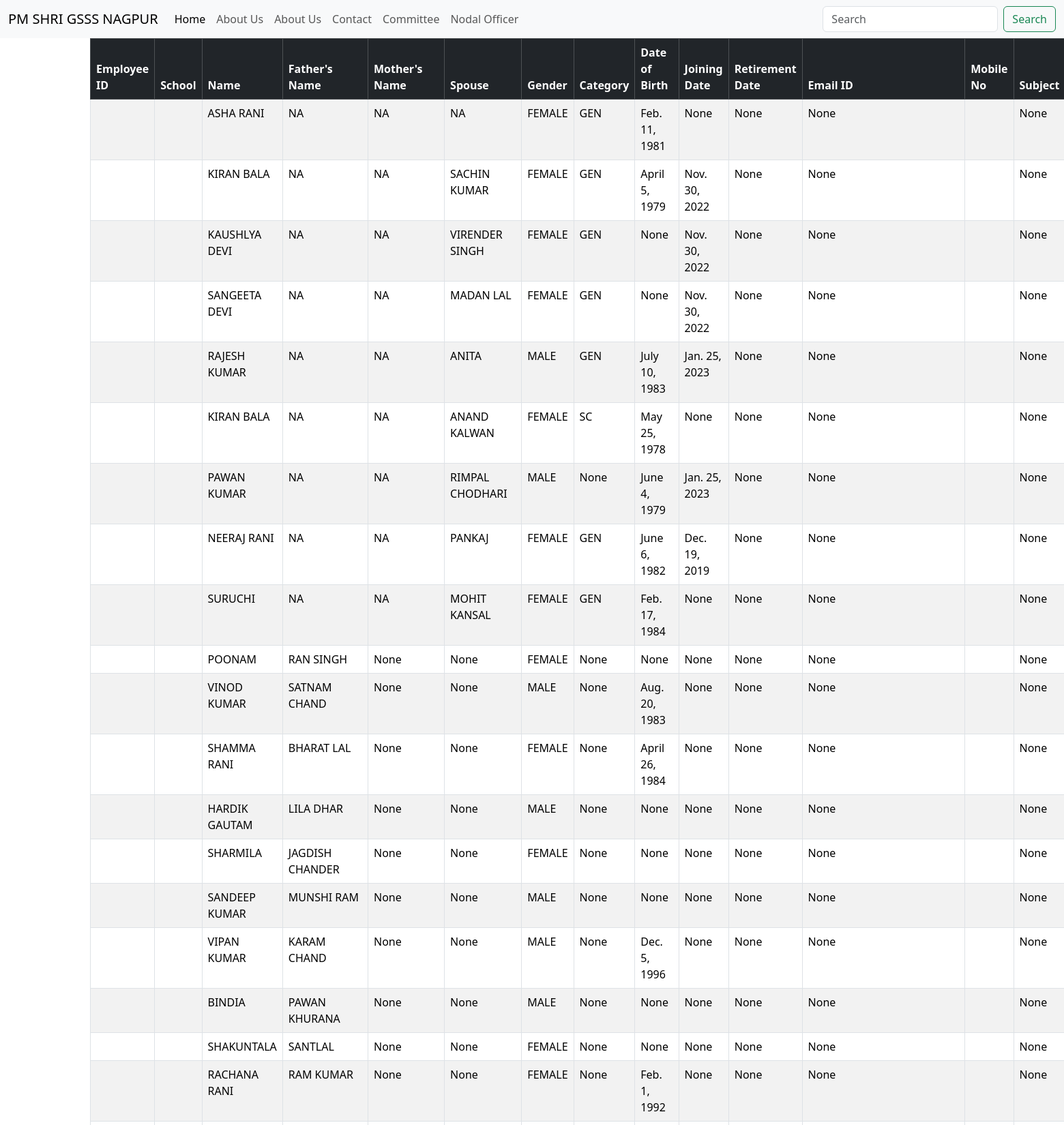
The page / (upper part) on the database its author committed.
### cms/models.py (models this page shows, shortened)
class Staff(models.Model):
  employee_id = models.CharField(max_length=20, unique=True,blank=True, null=True)
  name = models.CharField(max_length=50)
  father_name = models.CharField(max_length=50, null=True,blank=True)
  mother_name = models.CharField(max_length=50,null=True, blank=True)
  spouse_name = models.CharField(max_length=50, null=True,blank=True)
  GENDER_CHOICES = (
        ('MALE', 'Male'),
        ('FEMALE', 'Female'),
        ('OTHER', 'Other'),
    )
  gender = models.CharField(max_length=6, choices=GENDER_CHOICES)
  aadhar_number = models.CharField(max_length=12, unique=True,null=True, blank=True)
  designation = models.CharField(max_length=40,null=True, blank=True)
  CATEGORY_CHOICES = (
    ('GEN', 'General'),
    ('SC', 'Scheduled Caste'),
    ('ST', 'Scheduled Tribe'),
    ('OBC', 'Other Backward Class'),
    ('EWS', 'Economically Weaker Section'),
    ('OTHER', 'Other'),
    )
  category = models.CharField(max_length=50, choices=CATEGORY_CHOICES, null=True,blank=True)
  date_of_birth = models.DateField(null=True, blank=True)
  joining_date = models.DateField(null=True, blank=True)
  current_joining_date = models.DateField(null=True, blank=True)
  retirement_date = models.DateField(null=True, blank=True)
  subject = models.ForeignKey(Subject, on_delete=models.PROTECT, related_name='Staff',null=True, blank=True)
  email = models.EmailField(unique=True, blank=True,null=True)
  mobile_number = models.CharField(max_length=15, null=True,blank=True)
  teaching_subject_1 = models.ForeignKey(Subject, on_delete=models.SET_NULL, related_name='teachers_1', null=True, blank=True)
  teaching_subject_2 = models.ForeignKey(Subject, on_delete=models.SET_NULL, related_name='teachers_2', null=True, blank=True)
  profile_picture = models.ImageField(upload_to='staff_profile/', null=True,blank=True)
  STAFF_ROLE_CHOICES = [
    ('teaching', 'Teaching'),
    ('non_teaching', 'Non-Teaching'),
]
  staff_role = models.CharField(max_length=20, choices=STAFF_ROLE_CHOICES)
  EMPLOYMENT_TYPE_CHOICES = [
    ('regular', 'Regular'),
    ('ssa', 'SSA'),
    ('guest', 'Guest'),
    ('hkrnl', 'HKRNL'),
    ('nsqf', 'NSQF'),
    ('mdmworker', 'MDM Worker'),
    ('other', 'Other'),
]
  employment_type = models.CharField(max_length=20, choices=EMPLOYMENT_TYPE_CHOICES)
  bio = models.TextField(blank=True)
  class Meta:
    verbose_name_plural = 'Staff'
    ordering = ['employment_type','staff_role']

### cms/views.py (the view)
# urls.py: path('',views.index,name='index')
def index (request):
    staff_members=Staff.objects.all
    return render(request,"index.html",{'staff_members':staff_members})

### cms/templates/index.html (shortened to what this page needs)
{%extends 'base.html'%}
    {% block content %}
    {% if staff_members %}
    <table class="table table-bordered table-hover table-striped">
        <thead class="table-dark">
            <tr>
                <th>Employee ID</th>
                <th>School</th>
                <th>Name</th>
                <th>Father's Name</th>
                <th>Mother's Name</th>
                <th>Spouse</th>
                <th>Gender</th>
                <th>Category</th>
                <th>Date of Birth</th>
                <th>Joining Date</th>
                <th>Retirement Date</th>
                <th>Email ID</th>
                <th>Mobile No</th>
                <th>Subject</th>
            </tr>
        </thead>
        <tbody class="striker">
            {% for staff_members in staff_members %}
            <tr>
                <td>{{ staff.members.employee_id }}</td>
                <td>{{ staff_members.school }}</td>
                <td>{{ staff_members.name }}</td>
                <td>{{ staff_members.father_name }}</td>
                <td>{{ staff_members.mother_name }}</td>
                <td>{{ staff_members.spouse_name }}</td>
                <td>{{ staff_members.gender }}</td>
                <td>{{ staff_members.category }}</td>
                <td>{{ staff_members.date_of_birth }}</td>
                <td>{{ staff_members.joining_date }}</td>
                <td>{{ staff_members.retirement_date }}</td>
                <td>{{ staff_members.email }}</td>
                <td>{{ staff_members.phone_number }}</td>
                <td>{{ staff_members.subject }}</td>
            </tr>
            {% endfor %}
        </tbody>
    </table>
    {% endif %}
    {% endblock content%}

### cms/templates/base.html (shortened to what this page needs)
<!doctype html>
<html lang="en">
<head>
  <link href="https://cdn.jsdelivr.net/npm/bootstrap@5.3.3/dist/css/bootstrap.min.css" rel="stylesheet"
>
</head>
<body>
  <nav class="navbar navbar-expand-lg bg-body-tertiary">
    <div class="container-fluid">
      <a class="navbar-brand" href="#">PM SHRI GSSS NAGPUR</a>
      <div class="collapse navbar-collapse" id="navbarSupportedContent">
        <ul class="navbar-nav me-auto mb-2 mb-lg-0">
          <li class="nav-item">
            <a class="nav-link active" aria-current="page" href="#">Home</a>
          </li>
          <li class="nav-item">
            <a class="nav-link" href="#">About Us</a>
          </li>
          <li class="nav-item">
            <a class="nav-link" href="#">About Us</a>
          </li>
          <li class="nav-item">
            <a class="nav-link" href="#">Contact</a>
          </li>
          <li class="nav-item">
            <a class="nav-link" href="#">Committee</a>
          </li>
          <li class="nav-item">
            <a class="nav-link" href="#">Nodal Officer</a>
          </li>
        </ul>
        <form class="d-flex" role="search">
          <input class="form-control me-2" type="search" placeholder="Search" aria-label="Search">
          <button class="btn btn-outline-success" type="submit">Search</button>
        </form>
      </div>
    </div>
  </nav>
  <div class="container">
    {% block content %}
    {% endblock content%}
  </div>
</body>
</html>

### rows shown on the page
Staff: name "ASHA RANI", father_name "NA", mother_name "NA", spouse_name "NA", gender "FEMALE", category "GEN", date_of_birth "Feb. 11, 1981", joining_date "None", retirement_date "None", email "None", subject "None"
Staff: name "KIRAN BALA", father_name "NA", mother_name "NA", spouse_name "SACHIN KUMAR", gender "FEMALE", category "GEN", date_of_birth "April 5, 1979", joining_date "Nov. 30, 2022", retirement_date "None", email "None", subject "None"
Staff: name "KAUSHLYA DEVI", father_name "NA", mother_name "NA", spouse_name "VIRENDER SINGH", gender "FEMALE", category "GEN", date_of_birth "None", joining_date "Nov. 30, 2022", retirement_date "None", email "None", subject "None"
Staff: name "SANGEETA DEVI", father_name "NA", mother_name "NA", spouse_name "MADAN LAL", gender "FEMALE", category "GEN", date_of_birth "None", joining_date "Nov. 30, 2022", retirement_date "None", email "None", subject "None"
Staff: name "RAJESH KUMAR", father_name "NA", mother_name "NA", spouse_name "ANITA", gender "MALE", category "GEN", date_of_birth "July 10, 1983", joining_date "Jan. 25, 2023", retirement_date "None", email "None", subject "None"
Staff: name "KIRAN BALA", father_name "NA", mother_name "NA", spouse_name "ANAND KALWAN", gender "FEMALE", category "SC", date_of_birth "May 25, 1978", joining_date "None", retirement_date "None", email "None", subject "None"
Staff: name "PAWAN KUMAR", father_name "NA", mother_name "NA", spouse_name "RIMPAL CHODHARI", gender "MALE", category "None", date_of_birth "June 4, 1979", joining_date "Jan. 25, 2023", retirement_date "None", email "None", subject "None"
Staff: name "NEERAJ RANI", father_name "NA", mother_name "NA", spouse_name "PANKAJ", gender "FEMALE", category "GEN", date_of_birth "June 6, 1982", joining_date "Dec. 19, 2019", retirement_date "None", email "None", subject "None"
Staff: name "SURUCHI", father_name "NA", mother_name "NA", spouse_name "MOHIT KANSAL", gender "FEMALE", category "GEN", date_of_birth "Feb. 17, 1984", joining_date "None", retirement_date "None", email "None", subject "None"
Staff: name "POONAM", father_name "RAN SINGH", mother_name "None", spouse_name "None", gender "FEMALE", category "None", date_of_birth "None", joining_date "None", retirement_date "None", email "None", subject "None"
Staff: name "VINOD KUMAR", father_name "SATNAM CHAND", mother_name "None", spouse_name "None", gender "MALE", category "None", date_of_birth "Aug. 20, 1983", joining_date "None", retirement_date "None", email "None", subject "None"
Staff: name "SHAMMA RANI", father_name "BHARAT LAL", mother_name "None", spouse_name "None", gender "FEMALE", category "None", date_of_birth "April 26, 1984", joining_date "None", retirement_date "None", email "None", subject "None"
Staff: name "HARDIK GAUTAM", father_name "LILA DHAR", mother_name "None", spouse_name "None", gender "MALE", category "None", date_of_birth "None", joining_date "None", retirement_date "None", email "None", subject "None"
Staff: name "SHARMILA", father_name "JAGDISH CHANDER", mother_name "None", spouse_name "None", gender "FEMALE", category "None", date_of_birth "None", joining_date "None", retirement_date "None", email "None", subject "None"
Staff: name "SANDEEP KUMAR", father_name "MUNSHI RAM", mother_name "None", spouse_name "None", gender "MALE", category "None", date_of_birth "None", joining_date "None", retirement_date "None", email "None", subject "None"
Staff: name "VIPAN KUMAR", father_name "KARAM CHAND", mother_name "None", spouse_name "None", gender "MALE", category "None", date_of_birth "Dec. 5, 1996", joining_date "None", retirement_date "None", email "None", subject "None"
Staff: name "BINDIA", father_name "PAWAN KHURANA", mother_name "None", spouse_name "None", gender "MALE", category "None", date_of_birth "None", joining_date "None", retirement_date "None", email "None", subject "None"
Staff: name "SHAKUNTALA", father_name "SANTLAL", mother_name "None", spouse_name "None", gender "FEMALE", category "None", date_of_birth "None", joining_date "None", retirement_date "None", email "None", subject "None"
Staff: name "RACHANA RANI", father_name "RAM KUMAR", mother_name "None", spouse_name "None", gender "FEMALE", category "None", date_of_birth "Feb. 1, 1992", joining_date "None", retirement_date "None", email "None", subject "None"
